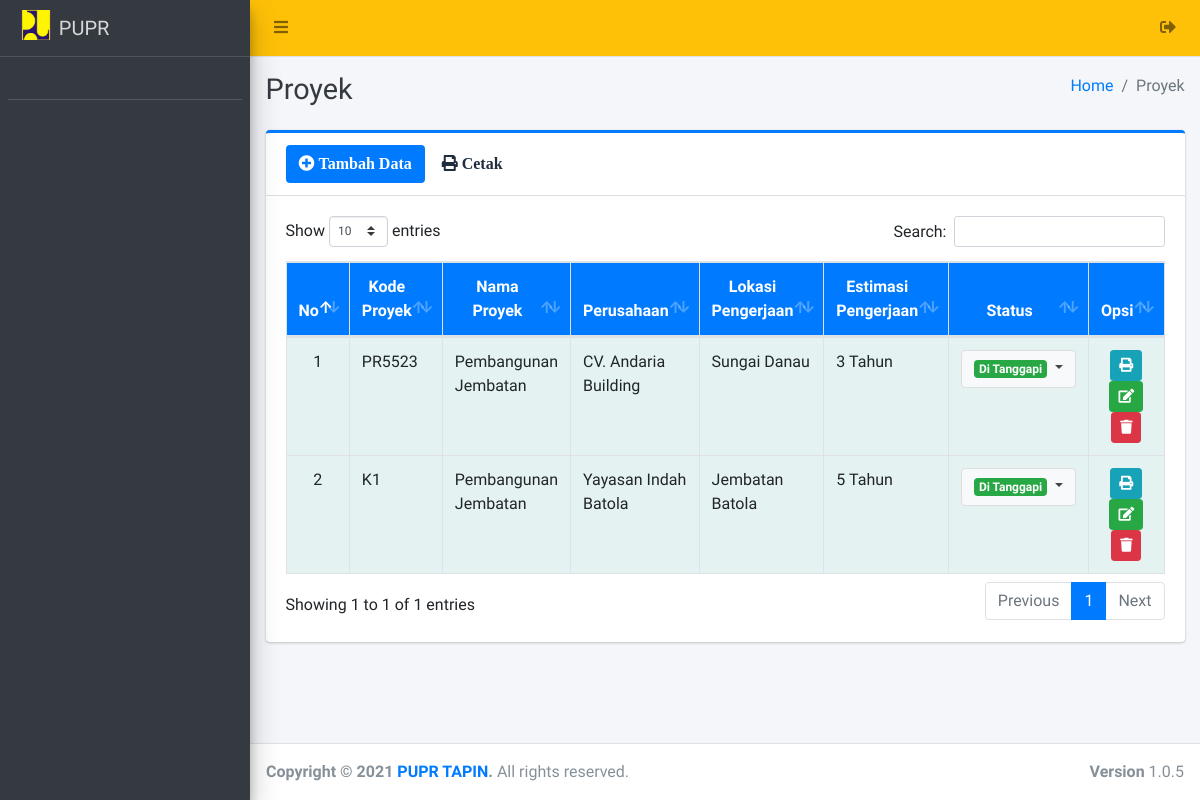
/user/proyek/index.php, run on an earlier commit of the app's database.
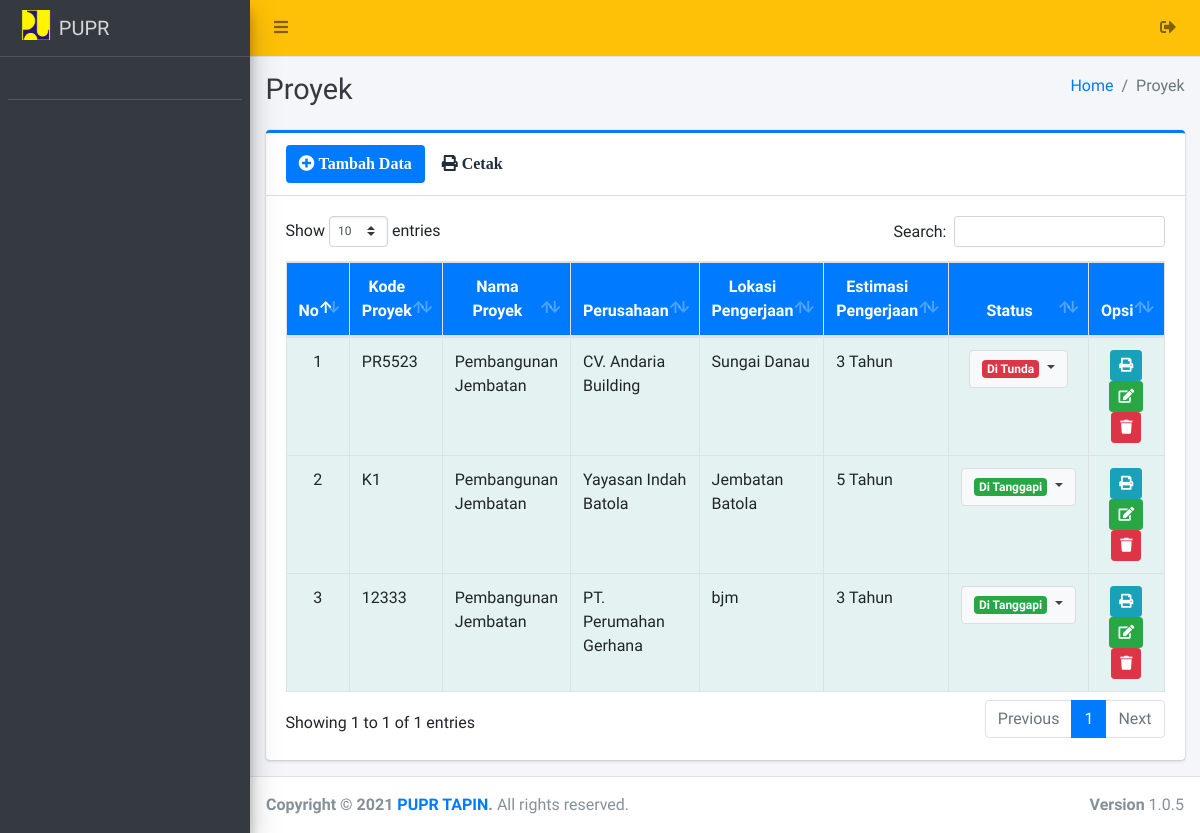
And on a later commit of the database.
### tables this page shows
CREATE TABLE `proyek` (
  `id_proyek` int(11) NOT NULL,
  `kode_proyek` varchar(77) NOT NULL,
  `nama_proyek` varchar(150) NOT NULL,
  `id_perusahaan` int(11) NOT NULL,
  `alamat_proyek` text NOT NULL,
  `estimasi` varchar(200) NOT NULL,
  `status_proyek` varchar(100) NOT NULL,
  `status_jalan` varchar(40) DEFAULT NULL,
  `ket_tunda` varchar(255) DEFAULT NULL,
  `tgl_mulai` date DEFAULT NULL,
  `tgl_selesai` date DEFAULT NULL,
  `id_am` int(11) DEFAULT NULL,
  `biaya_akhir` varchar(250) DEFAULT NULL,
  `progres` varchar(25) DEFAULT NULL,
  `tgl_progres` varchar(25) DEFAULT NULL
);

CREATE TABLE `perusahaan` (
  `id_perusahaan` int(11) NOT NULL,
  `nama_perusahaan` varchar(255) NOT NULL,
  `bidang_perusahaan` varchar(200) NOT NULL,
  `alamat_perusahaan` varchar(220) NOT NULL,
  `tahun_berdiri` date NOT NULL,
  `nama_pimpinan` varchar(120) NOT NULL,
  `no_telp` varchar(70) NOT NULL,
  `email` varchar(100) NOT NULL,
  `file` text NOT NULL
);

### user/proyek/index.php (the view, shortened to what the changed rows need)
<?php
require '../../config/koneksi.php';
?>
<!DOCTYPE html>
<html>
<?php
include '../../templates/head.php';
?>
<body class="hold-transition sidebar-mini layout-fixed">
    <div class="wrapper">
        <div class="content-wrapper">
            <div class="content-header">
                <div class="container-fluid">
                    <div class="row mb-2">
                        <div class="col-sm-6">
                            <h1 class="m-0 text-dark">Proyek</h1>
                        </div>
                    </div>
                </div>
            </div>
            <section class="content">
                <div class="container-fluid">
                    <div class="row">
                        <div class="col-12">
                            <div class="card card-primary card-outline">
                                <div class="card-body">
                                    <div class="table-responsive">
                                        <table id="example1" class="table table-bordered table-striped">
                                            <thead class="bg-blue">
                                                <tr align="center">
                                                    <th>No</th>
                                                    <th>Kode Proyek</th>
                                                    <th>Nama Proyek</th>
                                                    <th>Perusahaan</th>
                                                    <th>Lokasi Pengerjaan</th>
                                                    <th>Estimasi Pengerjaan</th>
                                                    <th>Status</th>
                                                    <th>Opsi</th>
                                                </tr>
                                            </thead>
                                            <?php
                                            $no = 1;
                                            $data = $koneksi->query("SELECT * FROM proyek as p LEFT JOIN perusahaan as pr ON p.id_perusahaan = pr.id_perusahaan ORDER BY p.id_perusahaan DESC");
                                            while ($row = $data->fetch_array()) {
                                            ?>
                                                <tbody style="background-color: azure">
                                                    <tr>
                                                        <td align="center"><?= $no++ ?></td>
                                                        <td><?= $row['kode_proyek'] ?></td>
                                                        <td><?= $row['nama_proyek'] ?></td>
                                                        <td><?= $row['nama_perusahaan'] ?></td>
                                                        <td><?= $row['alamat_proyek'] ?></td>
                                                        <td><?= $row['estimasi'] ?></td>
                                                        <td align="center">
                                                            <button type="button" class="btn btn-default dropdown-toggle" data-toggle="dropdown">
                                                                <?php if ($row['status_proyek'] == "Menunggu") { ?>
                                                                    <span class="badge badge-warning"><?= $row['status_proyek'] ?></span>
                                                                <?php } elseif ($row['status_proyek'] == "Di Tunda") { ?>
                                                                    <span class="badge badge-danger"><?= $row['status_proyek'] ?></span>
                                                                <?php } else { ?>
                                                                    <span class="badge badge-success"><?= $row['status_proyek'] ?></span>
                                                                <?php } ?>
                                                            </button>
                                                        </td>
                                                        <td align="center">
                                                            <a href="printdetail?id=<?= $row['id_proyek'] ?>" class="btn btn-info btn-sm" target="blank" title="Detail"><i class="fa fa-print"></i></a>
                                                            <a href="edit?id=<?= $row['id_proyek'] ?>" class="btn btn-success btn-sm" title="Edit"><i class="fa fa-edit"></i></a>
                                                            <a href="hapus?id=<?= $row['id_proyek'] ?>" class="btn btn-danger btn-sm alert-hapus" title="Hapus"><i class="fa fa-trash"></i></a>
                                                        </td>
                                                    </tr>
                                                </tbody>
                                            <?php } ?>
                                        </table>
                                    </div>
                                </div>
                            </div>
                        </div>
                    </div>
                </div>
            </section>
        </div>
    </div>
</body>
</html>

What changed in the data, as far as the page shows it:
changed proyek "PR5523": status_proyek "Di Tanggapi" → "Di Tunda"
added proyek: kode_proyek "12333", nama_proyek "Pembangunan Jembatan", id_perusahaan.nama_perusahaan "PT. Perumahan Gerhana", alamat_proyek "bjm", estimasi "3 Tahun", status_proyek "Di Tanggapi"
